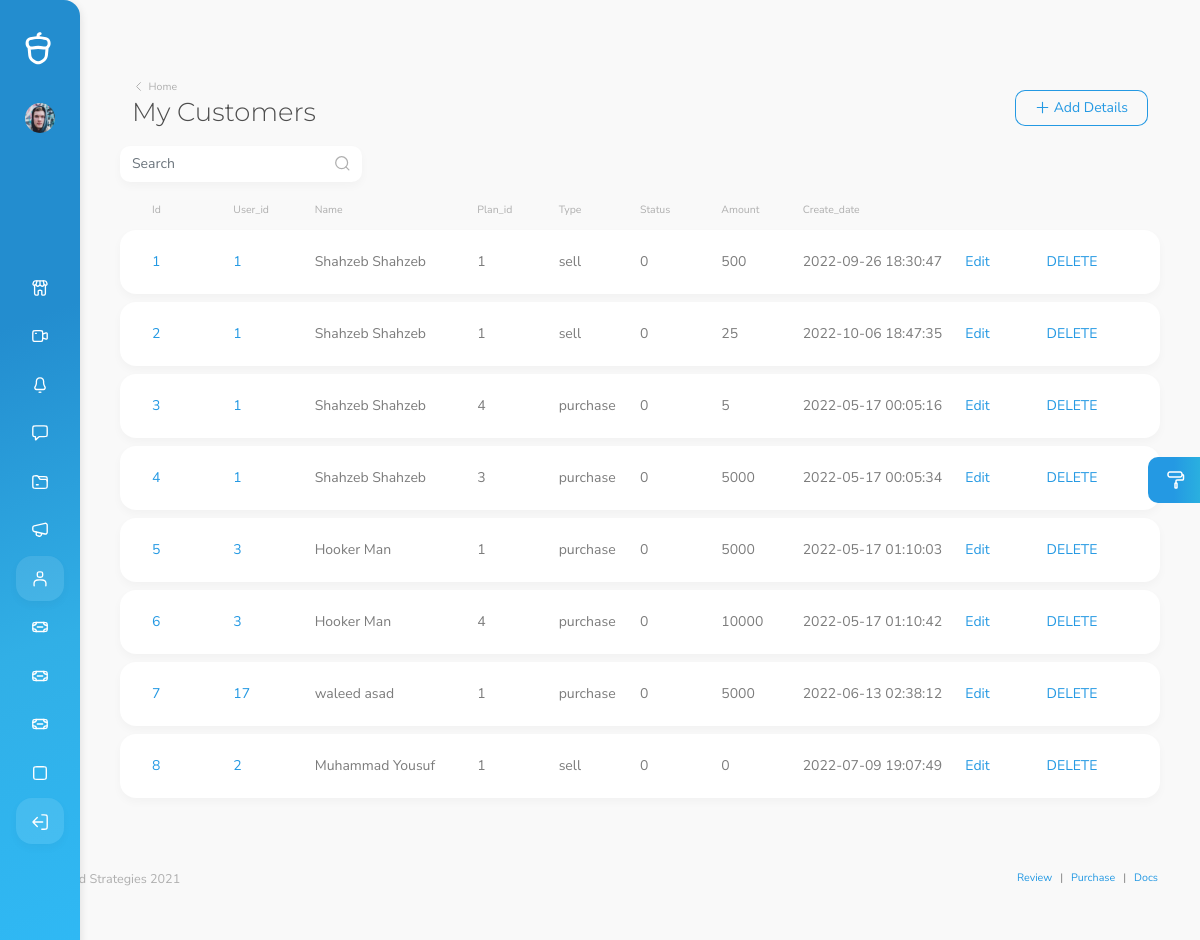
The app's page /user_details.php with its own data.
### tables this page shows
CREATE TABLE `plan_user` (
  `id` int(11) NOT NULL,
  `user_id` int(11) NOT NULL,
  `plan_id` int(11) NOT NULL,
  `type` enum('sell','purchase') NOT NULL,
  `status` tinyint(1) NOT NULL,
  `amount` float NOT NULL,
  `create_date` timestamp NOT NULL DEFAULT current_timestamp() ON UPDATE current_timestamp()
);

CREATE TABLE `users` (
  `id` int(11) NOT NULL,
  `create_time` timestamp NOT NULL DEFAULT current_timestamp() ON UPDATE current_timestamp(),
  `name` varchar(50) NOT NULL,
  `email` varchar(50) NOT NULL,
  `phone_number` varchar(50) DEFAULT NULL,
  `password` varchar(500) DEFAULT NULL,
  `token` varchar(250) NOT NULL,
  `referal_id` varchar(100) NOT NULL,
  `profile_image` varchar(250) NOT NULL,
  `login_info` timestamp NOT NULL DEFAULT current_timestamp() ON UPDATE current_timestamp(),
  `social_id` varchar(250) DEFAULT NULL,
  `bankname` varchar(255) DEFAULT NULL,
  `accounttitle` varchar(255) DEFAULT NULL,
  `iban` varchar(255) DEFAULT NULL
);

### user_details.php (the view, shortened to what this page needs)
<!DOCTYPE html>
<html lang="en" data-footer="true" data-override='{"attributes": {"placement": "vertical", "layout": "boxed" }, "storagePrefix": "ecommerce-platform"}'>
  <head>
  <?php
include 'header.php';
?>
<?php include 'connection.php'; ?>
  </head>
  <body>
    <div id="root">
          <div class="mobile-buttons-container">
            <a href="#" id="mobileMenuButton" class="menu-button">
              <i data-cs-icon="menu"></i>
            </a>
          </div>
        </div>
      <main>
        <div class="container">
        <div class="page-title-container">
            <div class="row g-0">
                <div class="col-auto mb-3 mb-md-0 me-auto">
                    <div class="w-auto sw-md-30">
                        <a href="#" class="muted-link pb-1 d-inline-block breadcrumb-back">
                            <i data-cs-icon="chevron-left" data-cs-size="13"></i>
                            <span class="text-small align-middle">Home</span>
                        </a>
                        <h1 class="mb-0 pb-0 display-4" id="title">My Customers</h1>
                    </div>
                </div>
                <div
                    class="col-12 col-sm-6 col-md-auto d-flex align-items-end justify-content-end mb-2 mb-sm-0 order-sm-3">
                    <button
                        type="button"
                        class="btn btn-outline-primary btn-icon btn-icon-start ms-0 ms-sm-1 w-100 w-md-auto"
                        data-bs-toggle="modal"
                        data-bs-target="#discountAddModal"
                    >
                        <i data-cs-icon="plus"></i>
                        <span>Add Details</span>
                    </button>
                    </div>
                </div>
            </div>
        </div>
        <div class="row mb-2">
            <div class="col-sm-12 col-md-5 col-lg-3 col-xxl-2 mb-1">
                <div class="d-inline-block float-md-start me-1 mb-1 search-input-container w-100 shadow bg-foreground">
                    <input class="form-control" placeholder="Search"/>
                    <span class="search-magnifier-icon">
                  <i data-cs-icon="search"></i>
                </span>
                </div>
            </div>
            <div class="col-sm-12 col-md-7 col-lg-9 col-xxl-10 text-end mb-1">
            </div>
        </div>
        <div class="row">
        <?php
                    $sql = "SELECT * FROM  plan_user";
                    $result = mysqli_query($conn, $sql) or die("Query Un successfully");
                    if(mysqli_num_rows($result) > 0) {
                    ?>
            <div class="col-12 mb-5">
                <div class="card mb-2 bg-transparent no-shadow d-none d-lg-block">
                    <div class="card-body pt-0 pb-0 sh-3">
                        <div class="row g-0 h-100 align-content-center">
                            <div class="col-12 col-lg-1 d-flex align-items-center mb-2 mb-lg-0 text-muted text-small">
                                Id
                            </div>
                            <div
                                class="col-6 col-lg-1 d-flex align-items-center text-alternate text-medium text-muted text-small">
                                User_id
                            </div>
                            <div
                                class="col-6 col-lg-2 d-flex align-items-center text-alternate text-medium text-muted text-small">
                                Name
                            </div>
                            <div
                                class="col-6 col-lg-1 d-flex align-items-center text-alternate text-medium text-muted text-small">
                                Plan_id
                            </div>
                            <div
                                class="col-6 col-lg-1 d-flex align-items-center text-alternate text-medium text-muted text-small">
                                Type
                            </div>
                            <div
                                class="col-6 col-lg-1 d-flex align-items-center text-alternate text-medium text-muted text-small">
                                Status
                            </div>
                            <div
                                class="col-6 col-lg-1 d-flex align-items-center text-alternate text-medium text-muted text-small">
                                Amount
                            </div>
                            <div
                                class="col-6 col-lg-1 d-flex align-items-center text-alternate text-medium text-muted text-small">
                                Create_date
                            </div>
                         </div>
                    </div>
                </div>
                <div id="checkboxTable">
                <?php
                while($row = mysqli_fetch_assoc($result)){
                  $uid = $row['user_id'];
                  $sql2 = "SELECT * from users where id = $uid";
                      $result2 = mysqli_query($conn, $sql2);
                      if(mysqli_num_rows($result) > 0){
                    while($row2 = mysqli_fetch_assoc($result2)){
                    ?>
                    <div class="card mb-2">
                        <div class="card-body py-4 py-lg-0 sh-lg-8">
                            <div class="row g-0 h-100 align-content-center">
                                <div
                                    class="col-11 col-lg-1 d-flex flex-column justify-content-center mb-2 mb-lg-0 order-1 order-lg-1 h-lg-100 position-relative">
                                    <a href="#" class="text-truncate h-100 d-flex align-items-center"
                                       data-bs-toggle="modal" ><?php echo $row['id'];?></a>
                                </div>
                                <div
                                    class="col-6 col-lg-1 d-flex flex-column justify-content-center mb-2 mb-lg-0 order-1 order-lg-1 h-lg-100 position-relative">
                                    <a href='All_userDetails.php?id=<?php echo $row2['id']; ?>' target="_blank" class="text-truncate h-100 d-flex align-items-center"
                                       data-bs-toggle="modal" ><?php echo $row2['id'];?></a>
                                </div>
                                <div
                                    class="col-6 col-lg-2 d-flex flex-column justify-content-center mb-2 mb-lg-0 order-4 order-lg-3">
                                    <div class="text-alternate"><?php echo $row2['name'];?></div>
                                </div>
                                <div
                                    class="col-6 col-lg-1 d-flex flex-column justify-content-center mb-2 mb-lg-0 order-4 order-lg-3">
                                    <div class="text-alternate"><?php echo $row['plan_id'];?></div>
                                </div>
                                <div
                                    class="col-6 col-lg-1 d-flex flex-column justify-content-center mb-2 mb-lg-0 order-4 order-lg-3">
                                    <div class="text-alternate"><?php echo $row['type'];?></div>
                                </div>
                                <div
                                    class="col-6 col-lg-1 d-flex flex-column justify-content-center mb-2 mb-lg-0 order-4 order-lg-3">
                                    <div class="text-alternate"><?php echo $row['status'];?></div>
                                </div>
                                <div
                                    class="col-6 col-lg-1 d-flex flex-column justify-content-center mb-2 mb-lg-0 order-4 order-lg-3">
                                    <div class="text-alternate"><?php echo $row['amount'];?></div>
                                </div>
                                <div
                                    class="col-6 col-lg-2 d-flex flex-column justify-content-center mb-2 mb-lg-0 order-4 order-lg-3">
                                    <div class="text-alternate"><?php echo $row['create_date'];?></div>
                                </div>
                                <div
                                    class="col-2 col-lg-1 d-flex flex-column justify-content-center mb-2 mb-lg-0 order-4 order-lg-4">
                                    <a href='plan-user-edit.php?id=<?php echo $row['id']; ?>' class="text-truncate h-100 d-flex align-items-center"
                                     class="text-alternate">Edit</a>
                                </div>
                                <div
                                    class="col-4 col-lg-1 d-flex flex-column justify-content-center mb-2 mb-lg-0 order-5 order-lg-5">
                                    <a href='deleteplan_posting.php?id=<?php echo $row['id']; ?>' class="text-truncate h-100 d-flex align-items-center"
                                     class="text-alternate">DELETE</a>
                                </div>
                            </div>
                        </div>
                    </div>
                      <?php
                    }
                  }
                      }
                      }
                      ?>
        </div>
    </div>
      </main>
      <footer>
        <div class="footer-content">
          <div class="container">
            <div class="row">
              <div class="col-12 col-sm-6">
                <p class="mb-0 text-muted text-medium">Colored Strategies 2021</p>
              </div>
              <div class="col-sm-6 d-none d-sm-block">
                <ul class="breadcrumb pt-0 pe-0 mb-0 float-end">
                  <li class="breadcrumb-item mb-0 text-medium"><a href="#" class="btn-link">Review</a></li>
                  <li class="breadcrumb-item mb-0 text-medium"><a href="#" class="btn-link">Purchase</a></li>
                  <li class="breadcrumb-item mb-0 text-medium"><a href="#" class="btn-link">Docs</a></li>
                </ul>
              </div>
            </div>
          </div>
        </div>
      </footer>
    <button type="button" class="btn settings-button btn-gradient-primary" data-bs-toggle="modal" data-bs-target="#settings" id="settingsButton">
      <i data-cs-icon="paint-roller" class="position-relative"></i>
    </button>
  </body>
</html>

### records on screen
plan_user: id "1", plan "1", type "sell", status "0", amount "500", create_date "2022-09-26 18:30:47"
users: id "1", name "Shahzeb Shahzeb"
plan_user: id "2", plan "1", type "sell", status "0", amount "25", create_date "2022-10-06 18:47:35"
plan_user: id "3", plan "4", type "purchase", status "0", amount "5", create_date "2022-05-17 00:05:16"
plan_user: id "4", plan "3", type "purchase", status "0", amount "5000", create_date "2022-05-17 00:05:34"
plan_user: id "5", plan "1", type "purchase", status "0", amount "5000", create_date "2022-05-17 01:10:03"
users: id "3", name "Hooker Man"
plan_user: id "6", plan "4", type "purchase", status "0", amount "10000", create_date "2022-05-17 01:10:42"
plan_user: id "7", plan "1", type "purchase", status "0", amount "5000", create_date "2022-06-13 02:38:12"
users: id "17", name "waleed asad"
plan_user: id "8", plan "1", type "sell", status "0", amount "0", create_date "2022-07-09 19:07:49"
users: id "2", name "Muhammad Yousuf"
